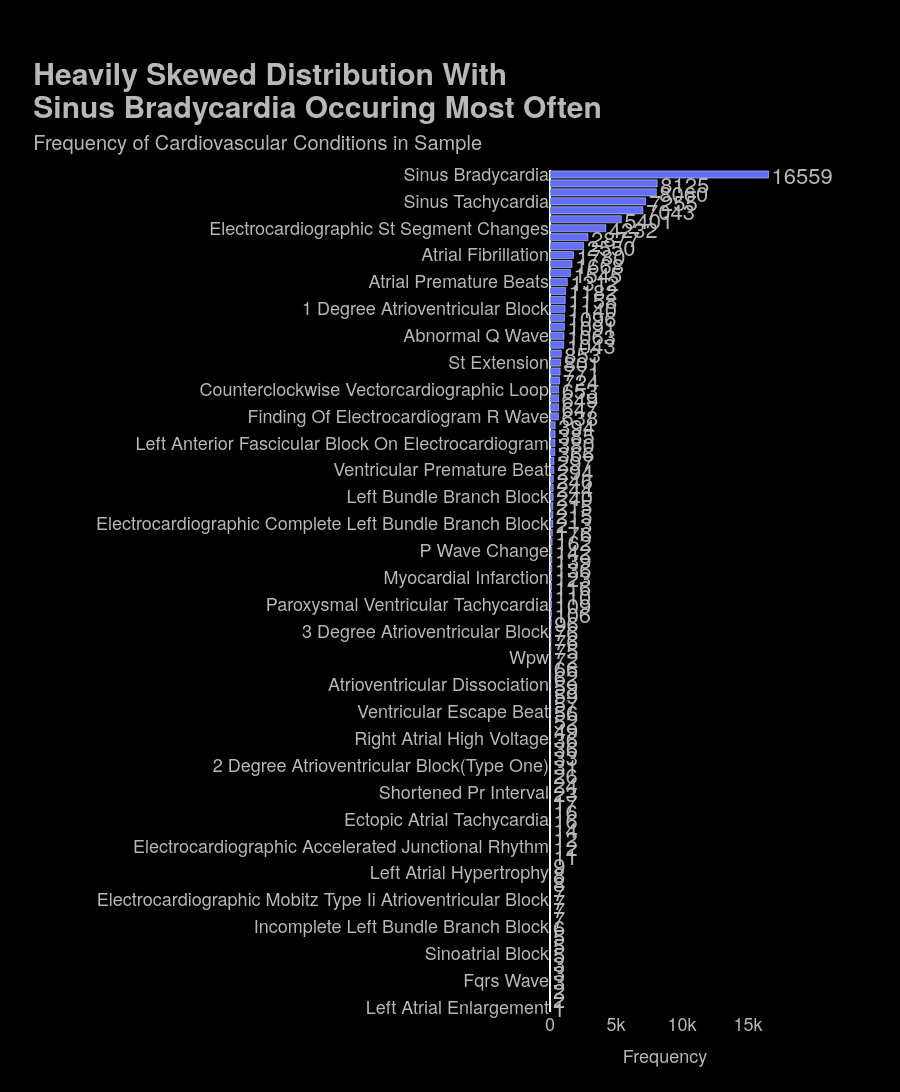

Write notebook code for a chart like this one.
### Code cell
# CELL GUIDE:
# Purpose: Count condition frequency across all records and visualize the distribution.
# Workflow:
# 1. Count condition frequency across all records and visualize the distribution.
# 2. condition_pairs = ecg_data["metadata"][["dx_code_list", "dx_condition_list"]].copy()
# 3. condition_pairs["dx_pairs"] = condition_pairs.apply(
# 4. )
# 5. condition_pairs = condition_pairs[["dx_pairs"]].explode("dx_pairs").dropna(subset=["dx_pairs"])
# 6. condition_pairs[["dx_code", "condition_label"]] = pd.DataFrame(

# Count condition frequency across all records and visualize the distribution.
condition_pairs = ecg_data["metadata"][["dx_code_list", "dx_condition_list"]].copy()
condition_pairs["dx_pairs"] = condition_pairs.apply(
    lambda row: list(zip(row["dx_code_list"], row["dx_condition_list"])), axis=1
)

condition_pairs = condition_pairs[["dx_pairs"]].explode("dx_pairs").dropna(subset=["dx_pairs"])
condition_pairs[["dx_code", "condition_label"]] = pd.DataFrame(
    condition_pairs["dx_pairs"].tolist(),
    index=condition_pairs.index,
)
condition_pairs["condition_label"] = condition_pairs["condition_label"].apply(to_title_case_condition)

condition_frequency = (
    condition_pairs.value_counts(["condition_label", "dx_code"])
    .reset_index(name="frequency")
    .sort_values("frequency", ascending=False)
)


condition_fig_linear = go.Figure(
    data=[
        go.Bar(
            x=condition_frequency["frequency"],
            y=condition_frequency["condition_label"],
            customdata=condition_frequency[["dx_code"]],
            text=condition_frequency["frequency"],
            textposition="outside",
            textfont=dict(
                family=graph_formatting["font_family"],
                size=graph_formatting["font_size_axis"]+4,
                color=text_gray,
            ),
            cliponaxis=False,
            orientation="h",
            marker=dict(color=graph_formatting["color_line"]),
            hovertemplate="Condition: %{y}<br>DX Code: %{customdata[0]}<br>Frequency: %{x}<extra></extra>",
        )
    ]
)

# NOTE: Configure x-axis semantics and formatting for accurate interpretation.
condition_fig_linear.update_xaxes(
    title_text="Frequency",
    title_font=dict(family=graph_formatting["font_family"], size=graph_formatting["font_size_axis"], color=text_gray),
    tickfont=dict(family=graph_formatting["font_family"], size=graph_formatting["font_size_axis"], color=text_gray),
    showgrid=False,
)
# NOTE: Configure y-axis semantics and formatting for accurate interpretation.
condition_fig_linear.update_yaxes(
    title_font=dict(family=graph_formatting["font_family"], size=graph_formatting["font_size_axis"], color=text_gray),
    tickfont=dict(family=graph_formatting["font_family"], size=graph_formatting["font_size_axis"], color=text_gray),
    automargin=True,
    autorange="reversed",
    showgrid=False,
)
# NOTE: Apply global styling (title, typography, spacing, colors) for readability consistency.
condition_fig_linear.update_layout(
    title=dict(
        text=(
            "<span style='font-size:30px;font-weight:bold;'>    Heavily Skewed Distribution With <br>    Sinus Bradycardia Occuring Most Often</span>"
            "<br><span style='font-size:20px;font-weight: normal;'>      Frequency of Cardiovascular Conditions in Sample</span>"
        ),
        x=0,
        xanchor="left",
        pad=dict(t=50),
    ),
    font=dict(family=graph_formatting["font_family"], size=graph_formatting["font_size_base"], color=text_gray),
    hoverlabel=dict(font=dict(family=graph_formatting["font_family"], size=graph_formatting["font_size_axis"], color=text_gray)),
    uniformtext_minsize=10,
    uniformtext_mode="show",
    paper_bgcolor=bg_black,
    plot_bgcolor=bg_black,
    margin=dict(
        t=graph_formatting["margin_top"],
        r=max(graph_formatting["margin_right"], 120),
        b=graph_formatting["margin_bottom"],
        l=550,
    ),
    height=3500
)

condition_fig_linear.show()

### Figure 1 — Plotly figure (JSON) as saved in the notebook; plotly's stock layout.template omitted (floating-point values rounded to 4 significant figures)
{"data": [{"cliponaxis": false, "customdata": [["426177001"], ["426783006"], ["164890007"], ["427084000"], ["164934002"], ["55827005"], ["55930002"], ["59931005"], ["427393009"], ["164889003"], ["429622005"], ["39732003"], ["284470004"], ["10370003"], ["428750005"], ["270492004"], ["713427006"], ["427172004"], ["164917005"], ["251146004"], ["47665007"], ["164930006"], ["698252002"], ["426761007"], ["61721007"], ["59118001"], ["164873001"], ["365413008"], ["111975006"], ["6374002"], ["445118002"], ["428417006"], ["713422000"], ["17338001"], ["713426002"], ["233917008"], ["164909002"], ["106068003"], ["251223006"], ["733534002"], ["164931005"], ["251199005"], ["164912004"], ["29320008"], ["164937009"], ["164865005"], ["13640000"], ["89792004"], ["425856008"], ["251205003"], ["81898007"], ["27885002"], ["251198002"], ["426995002"], ["74390002"], ["195042002"], ["251170000"], ["50799005"], ["164896001"], ["54329005"], ["75532003"], ["164947007"], ["57054005"], ["67751000119106"], ["446358003"], ["5609005"], ["54016002"], ["233897008"], ["426648003"], ["49578007"], ["251187003"], ["251166008"], ["233892002"], ["61277005"], ["195060002"], ["426664006"], ["251164006"], ["63593006"], ["446813000"], ["251180001"], ["111288001"], ["426183003"], ["426627000"], ["17366009"], ["251120003"], ["445211001"], ["418818005"], ["65778007"], ["11157007"], ["251173003"], ["164942001"], ["77867006"], ["195101003"], ["67741000119109"]], "hovertemplate": "Condition: %{y}<br>DX Code: %{customdata[0]}<br>Frequency: %{x}<extra></extra>", "marker": {"color": "#636EFA"}, "orientation": "h", "text": [16559, 8125, 8060, 7255, 7043, 5401, 4232, 2877, 2550, 1780, 1668, 1545, 1312, 1182, 1158, 1140, 1096, 1091, 1063, 1043, 853, 801, 771, 724, 653, 649, 647, 638, 394, 385, 380, 366, 297, 294, 246, 244, 240, 215, 215, 213, 176, 162, 142, 139, 136, 123, 116, 110, 109, 106, 96, 76, 76, 75, 72, 66, 62, 59, 59, 57, 56, 52, 49, 36, 36, 33, 31, 26, 24, 23, 17, 16, 16, 14, 12, 12, 11, 9, 8, 8, 7, 7, 7, 7, 6, 5, 5, 5, 3, 3, 3, 2, 2, 1], "textfont": {"color": "#b8b8b8", "family": "Helvetica Neue", "size": 22}, "textposition": "outside", "type": "bar", "x": [16559, 8125, 8060, 7255, 7043, 5401, 4232, 2877, 2550, 1780, 1668, 1545, 1312, 1182, 1158, 1140, 1096, 1091, 1063, 1043, 853, 801, 771, 724, 653, 649, 647, 638, 394, 385, 380, 366, 297, 294, 246, 244, 240, 215, 215, 213, 176, 162, 142, 139, 136, 123, 116, 110, 109, 106, 96, 76, 76, 75, 72, 66, 62, 59, 59, 57, 56, 52, 49, 36, 36, 33, 31, 26, 24, 23, 17, 16, 16, 14, 12, 12, 11, 9, 8, 8, 7, 7, 7, 7, 6, 5, 5, 5, 3, 3, 3, 2, 2, 1], "y": ["Sinus Bradycardia", "Sinus Rhythm", "Atrial Flutter", "Sinus Tachycardia", "T Wave Change", "Left Ventricular Hypertrophy", "Electrocardiographic St Segment Changes", "T Wave Opposite", "Sinus Irregularity", "Atrial Fibrillation", "St Drop Down", "Axis Left Shift", "Atrial Premature Beats", "Rhythm From Artificial Pacing", "St-T Change", "1 Degree Atrioventricular Block", "Electrocardiographic Complete Right Bundle Branch Block", "Premature Ventricular Contractions", "Abnormal Q Wave", "Lower Voltage Qrs In All Lead", "Axis Right Shift", "St Extension", "Interior Differences Conduction", "Supraventricular Tachycardia", "Counterclockwise Vectorcardiographic Loop", "Right Bundle Branch Block", "Left Ventricle Hypertrophy", "Finding Of Electrocardiogram R Wave", "Qt Interval Extension", "Bundle Branch Block", "Left Anterior Fascicular Block On Electrocardiogram", "Early Repolarization Of The Ventricles", "Atrial Tachycardia", "Ventricular Premature Beat", "Electrocardiographic Incomplete Right Bundle Branch Block", "Atrioventricular Block", "Left Bundle Branch Block", "Atrial Rhythm", "Tall P Wave", "Electrocardiographic Complete Left Bundle Branch Block", "St Tilt Up", "Countercolockwise Rotation", "P Wave Change", "Ectopic Rhythm", "U Wave", "Myocardial Infarction", "Ventricular Fusion Wave", "Right Ventricle Hypertrophy", "Paroxysmal Ventricular Tachycardia", "Prolonged P Wave", "Ventricular Escape Rhythm", "3 Degree Atrioventricular Block", "Colockwise Rotation", "Junctional Escape Beat", "Wpw", "2 Degree Atrioventricular Block", "Blocked Premature Atrial Contraction", "Atrioventricular Dissociation", "Electrocardiographic Ventricular Fibrillation", "Acute Myocardial Infarction Of Anterior Wall", "Ventricular Escape Beat", "Pr Interval Extension", "Acute Myocardial Infarction", "Right Atrial High Voltage", "Right Atrial Hypertrophy", "Sinus Arrest", "2 Degree Atrioventricular Block(Type One)", "Atrioventricular Reentrant Tachycardia", "Junctional Tachycardia", "Shortened Pr Interval", "Atrial Escape Complex", "Atrioventricular Nodal Re-Entry Tachycardia", "Ectopic Atrial Tachycardia", "Accelerated Idioventricular Rhythm", "Ventricular Preexcitation", "Electrocardiographic Accelerated Junctional Rhythm", "Junctional Premature Beat", "Supraventricular Premature Beats", "Left Atrial Hypertrophy", "Ventricular Escape Trigeminy", "Ventricular Flutter", "Electrocardiographic Mobitz Type Ii Atrioventricular Block", "Bradycardia", "Atrial Arrhythmia", "Incomplete Left Bundle Branch Block", "Left Posterior Fascicular Block On Electrocardiogram", "Brugada Syndrome", "Sinoatrial Block", "Ventricular Bigeminy", "Atrial Bigeminy", "Fqrs Wave", "Shortened Qt Interval", "Wandering In The Atrioventricalualr Node", "Left Atrial Enlargement"]}], "layout": {"font": {"color": "#b8b8b8", "family": "Helvetica Neue", "size": 18}, "height": 3500, "hoverlabel": {"font": {"color": "#b8b8b8", "family": "Helvetica Neue", "size": 18}}, "margin": {"b": 80, "l": 550, "r": 120, "t": 170}, "paper_bgcolor": "#000000", "plot_bgcolor": "#000000", "title": {"pad": {"t": 50}, "text": "<span style='font-size:30px;font-weight:bold;'>    Heavily Skewed Distribution With <br>    Sinus Bradycardia Occuring Most Often</span><br><span style='font-size:20px;font-weight: normal;'>      Frequency of Cardiovascular Conditions in Sample</span>", "x": 0, "xanchor": "left"}, "uniformtext": {"minsize": 10, "mode": "show"}, "xaxis": {"showgrid": false, "tickfont": {"color": "#b8b8b8", "family": "Helvetica Neue", "size": 18}, "title": {"font": {"color": "#b8b8b8", "family": "Helvetica Neue", "size": 18}, "text": "Frequency"}}, "yaxis": {"automargin": true, "autorange": "reversed", "showgrid": false, "tickfont": {"color": "#b8b8b8", "family": "Helvetica Neue", "size": 18}, "title": {"font": {"color": "#b8b8b8", "family": "Helvetica Neue", "size": 18}}}}}
